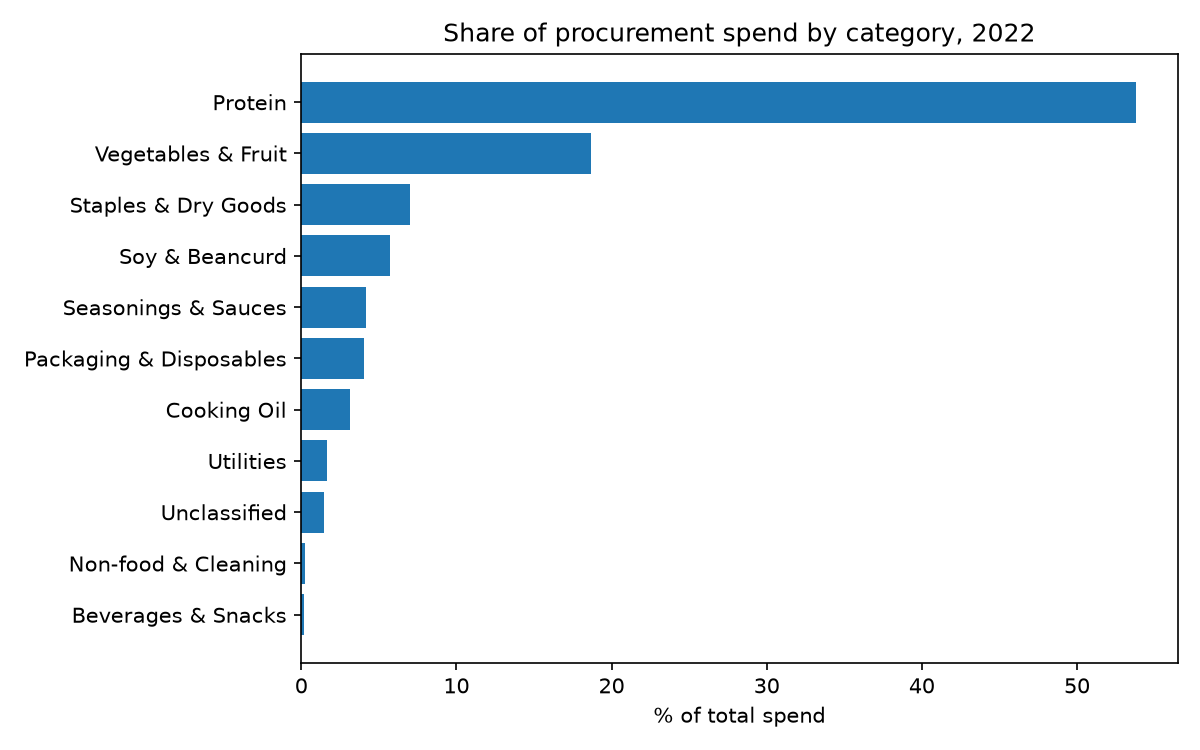

This figure's Python source:
import pandas as pd
import matplotlib.pyplot as plt

df = pd.read_csv('kmyh_purchases_2022_anonymized.csv')
cats = pd.read_csv('item_categories.csv')

merged = df.merge(cats, on='item', how='left')
merged['category'] = merged['category'].fillna('Unclassified')

missing = merged[merged['category'].isna()]['item'].unique()
print("unmatched items:", missing)

cat = merged.groupby('category')['total_price'].sum().sort_values()
share = cat / cat.sum() * 100

plt.figure(figsize=(8, 5))
plt.barh(share.index, share.values)
plt.title('Share of procurement spend by category, 2022')
plt.xlabel('% of total spend')
plt.tight_layout()
plt.savefig('chart_categories.png', dpi=150)
plt.show()

print(share, round(1).to_string())
